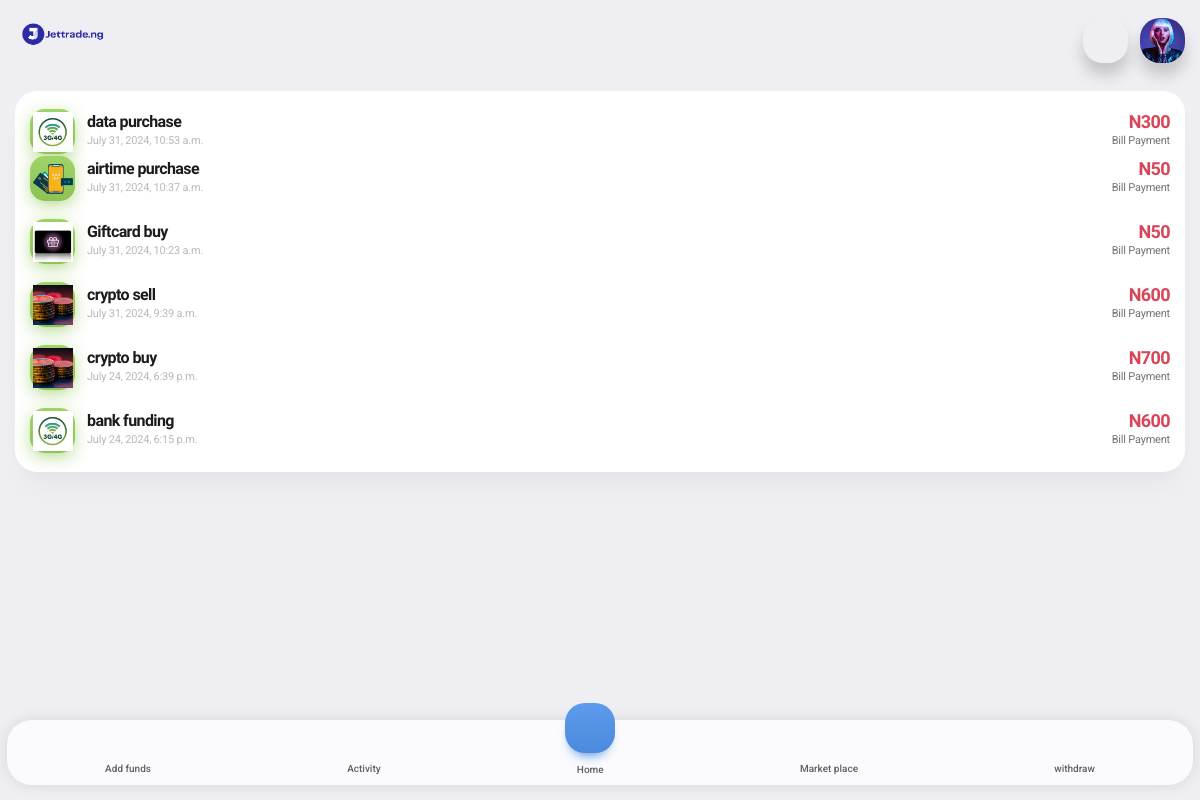
The page /activities on the database as committed earlier.
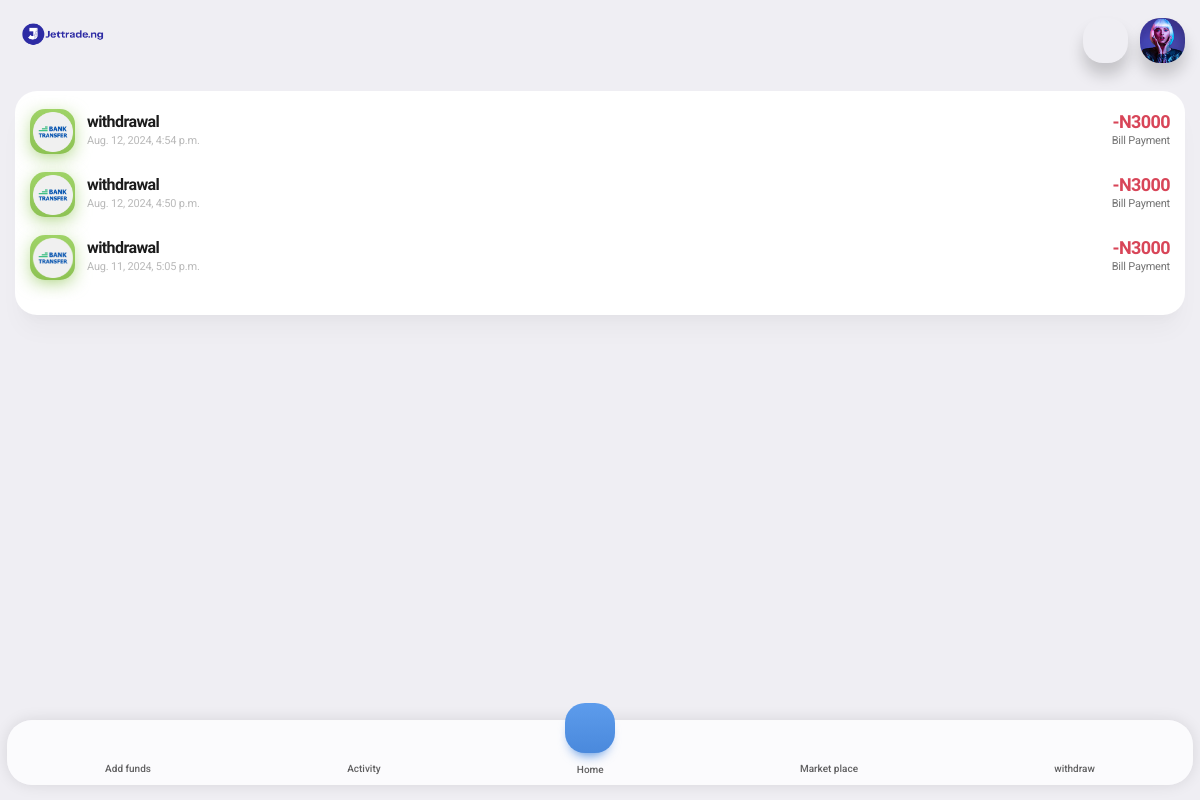
The same page on the database as committed later.
### user_app/models.py (models this page shows, shortened)
class recent_activity(models.Model):
    user = models.ForeignKey(settings.AUTH_USER_MODEL,on_delete=models.SET_NULL, null=True)
    name = models.CharField(max_length=100)
    amount = models.IntegerField(default=0)
    a_id = models.IntegerField()
    date = models.DateTimeField(blank=True,null=True,default=timezone.now)

### user_app/views.py (the view)
# urls.py: path('activities',views.activities,name='activities'),
def activities(request):
   x = recent_activity.objects.all()
   return render(request,'user/dashboard/activities.html',locals())

### user_app/context_processors.py (called while the page is built)
def kycver(request):
    try:
      active =   Kycverification.objects.filter(user=request.user).first
    except:
       Kycverification.DoesNotExist
       active = None
    return {'active':active}

### template/user/dashboard/activities.html (shortened to what the changed rows need)
{% extends 'user/base.html' %}
{% load static %}
{% block content %}
<div class="card card-style" style="margin-bottom: 7rem;">
    <div class="content">
      {% for x in x reversed %}
      {% if x.name == 'Flutterwave deposit' %}
      <a href="/bankhist/{{x.a_id}}">
      <div class="d-flex">
    <div class="align-self-center">
    <span class="icon rounded-s me-2 gradient-green shadow-bg shadow-bg-s"><img src="{% static 'ui/images/flutterwave.png' %}" width="40" alt=""></span>
    </div>
    <div class="align-self-center ps-1">
    <h5 class="pt-1 mb-n1">{{x.name}}</h5>
    <p class="mb-0 font-11 opacity-50">{{x.date}} <span class="copyright-year"></span></p>
    </div>
    <div class="align-self-center ms-auto text-end">
    <h4 class="pt-1 mb-n1 color-red-dark">N{{x.amount}}</h4>
    <p class="mb-0 font-11">Bill Payment</p>
    </div>
    </div>
    </a>
    <div class="pb-3"></div>
    {% elif x.name == 'crypto buy'  %}
    <a href="/buyinginvoice/{{x.a_id}}">
      <div class="d-flex">
    <div class="align-self-center">
    <span class="icon rounded-s me-2 gradient-green shadow-bg shadow-bg-s"><img src="{% static 'ui/images/pictures/8s.jpg' %}" width="40" alt=""></span>
    </div>
    <div class="align-self-center ps-1">
    <h5 class="pt-1 mb-n1">{{x.name}}</h5>
    <p class="mb-0 font-11 opacity-50">{{x.date}} </p>
    </div>
    <div class="align-self-center ms-auto text-end">
    <h4 class="pt-1 mb-n1 color-red-dark">N{{x.amount}}</h4>
    <p class="mb-0 font-11">Bill Payment</p>
    </div>
    </div>
    </a>
    <div class="pb-3"></div>
    {% elif x.name == 'crypto sell'  %}
    <a href="/sellinginvoice/{{x.a_id}}">
      <div class="d-flex">
    <div class="align-self-center">
    <span class="icon rounded-s me-2 gradient-green shadow-bg shadow-bg-s"><img src="{% static 'ui/images/pictures/8s.jpg' %}" width="40" alt=""></span>
    </div>
    <div class="align-self-center ps-1">
    <h5 class="pt-1 mb-n1">{{x.name}}</h5>
    <p class="mb-0 font-11 opacity-50">{{x.date}} </p>
    </div>
    <div class="align-self-center ms-auto text-end">
    <h4 class="pt-1 mb-n1 color-red-dark">N{{x.amount}}</h4>
    <p class="mb-0 font-11">Bill Payment</p>
    </div>
    </div>
    </a>
    <div class="pb-3"></div>
    {% elif x.name == 'Giftcard buy'  %}
    <a href="/giftcardbuyinginvoice/{{x.a_id}}">
      <div class="d-flex">
    <div class="align-self-center">
    <span class="icon rounded-s me-2 gradient-green shadow-bg shadow-bg-s"><img src="{% static 'user/images/gift-card.png' %}" width="40" alt=""></span>
    </div>
    <div class="align-self-center ps-1">
    <h5 class="pt-1 mb-n1">{{x.name}}</h5>
    <p class="mb-0 font-11 opacity-50">{{x.date}} </p>
    </div>
    <div class="align-self-center ms-auto text-end">
    <h4 class="pt-1 mb-n1 color-red-dark">N{{x.amount}}</h4>
    <p class="mb-0 font-11">Bill Payment</p>
    </div>
    </div>
    </a>
    <div class="pb-3"></div>
    {% elif x.name == 'airtime purchase'  %}
    <a href="/airtime_his/{{x.a_id}}">
      <div class="d-flex">
    <div class="align-self-center">
    <span class="icon rounded-s me-2 gradient-green shadow-bg shadow-bg-s"><img src="{% static 'ui/images/airtime.svg' %}" width="40" alt=""></span>
    </div>
    <div class="align-self-center ps-1">
    <h5 class="pt-1 mb-n1">{{x.name}}</h5>
    <p class="mb-0 font-11 opacity-50">{{x.date}} </p>
    </div>
    <div class="align-self-center ms-auto text-end">
    <h4 class="pt-1 mb-n1 color-red-dark">N{{x.amount}}</h4>
    <p class="mb-0 font-11">Bill Payment</p>
    </div>
    </div>
    </a>
    <div class="pb-3"></div>
    {% elif x.name == 'withdrawal'  %}
    <a href="/withhis/{{x.a_id}}">
      <div class="d-flex">
    <div class="align-self-center">
    <span class="icon rounded-s me-2 gradient-green shadow-bg shadow-bg-s"><img src="{% static 'ui/images/bank.png' %}" width="40" alt=""></span>
    </div>
    <div class="align-self-center ps-1">
    <h5 class="pt-1 mb-n1">{{x.name}}</h5>
    <p class="mb-0 font-11 opacity-50">{{x.date}} </p>
    </div>
    <div class="align-self-center ms-auto text-end">
    <h4 class="pt-1 mb-n1 color-red-dark">-N{{x.amount}}</h4>
    <p class="mb-0 font-11">Bill Payment</p>
    </div>
    </div>
    </a>
    <div class="pb-3"></div>
    {% else %}
    <a href="/data_his/{{x.a_id}}">
      <div class="d-flex">
    <div class="align-self-center">
    <span class="icon rounded-s me-2 gradient-green shadow-bg shadow-bg-s"><img src="{% static 'ui/images/data.jpg' %}" width="40" alt=""></span>
    </div>
    <div class="align-self-center ps-1">
    <h5 class="pt-1 mb-n1">{{x.name}}</h5>
    <p class="mb-0 font-11 opacity-50">{{x.date}} </p>
    </div>
    <div class="align-self-center ms-auto text-end">
    <h4 class="pt-1 mb-n1 color-red-dark">N{{x.amount}}</h4>
    <p class="mb-0 font-11">Bill Payment</p>
    </div>
    </div>
    </a>
    {% endif %}
    {% endfor %}
    </div>
    </div>
{% endblock %}

Rows that differ between the two databases and show on the page:
removed recent_activity: name "data purchase", date "July 31, 2024, 10:53 a.m.", amount "300"
removed recent_activity: name "airtime purchase", date "July 31, 2024, 10:37 a.m.", amount "50"
removed recent_activity: name "Giftcard buy", date "July 31, 2024, 10:23 a.m.", amount "50"
removed recent_activity: name "crypto sell", date "July 31, 2024, 9:39 a.m.", amount "600"
removed recent_activity: name "crypto buy", date "July 24, 2024, 6:39 p.m.", amount "700"
removed recent_activity: name "bank funding", date "July 24, 2024, 6:15 p.m.", amount "600"
added recent_activity: name "withdrawal", date "Aug. 12, 2024, 4:54 p.m.", amount "3000"
added recent_activity: name "withdrawal", date "Aug. 12, 2024, 4:50 p.m.", amount "3000"
added recent_activity: name "withdrawal", date "Aug. 11, 2024, 5:05 p.m.", amount "3000"
